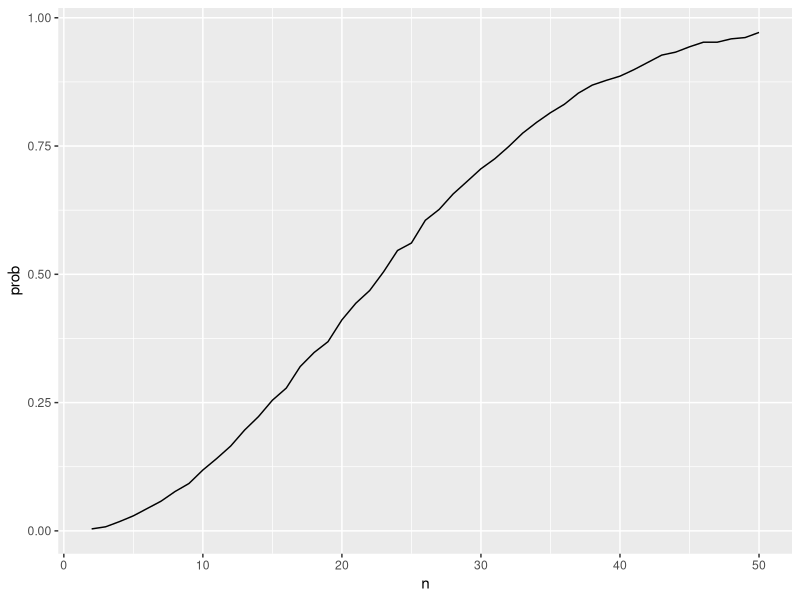
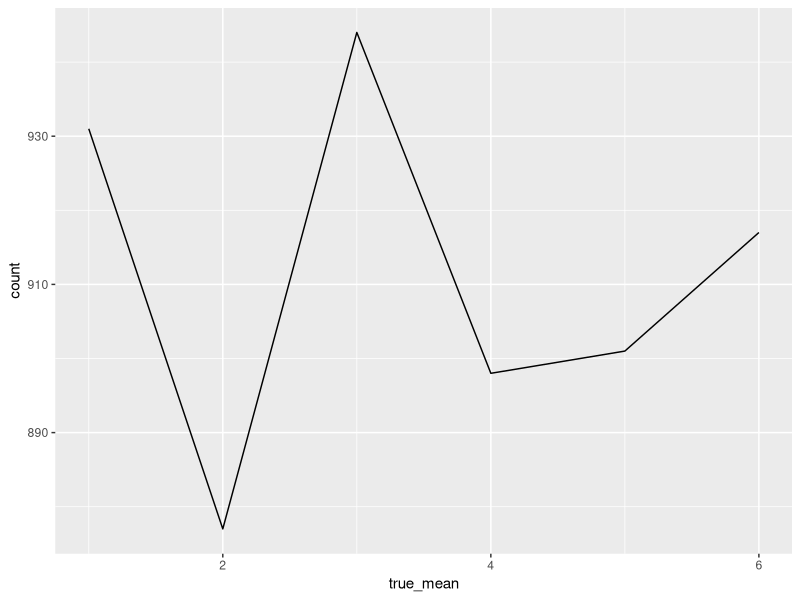
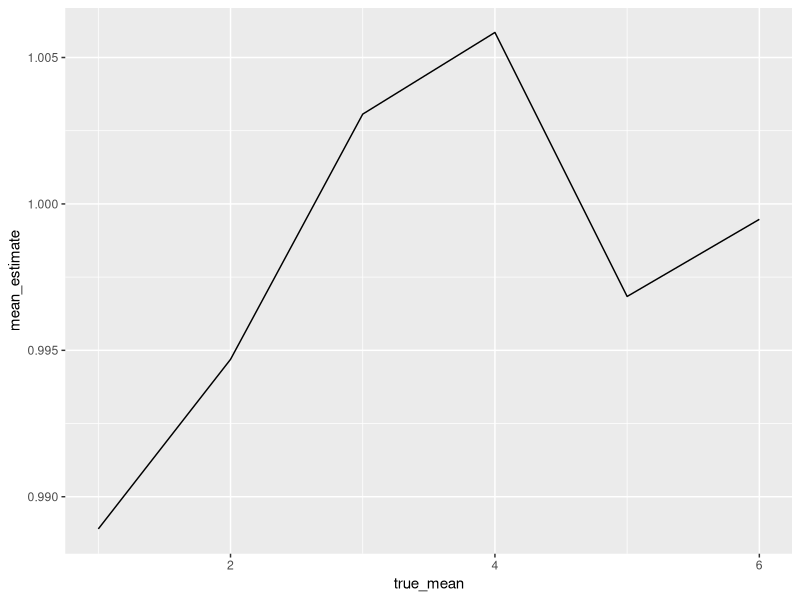
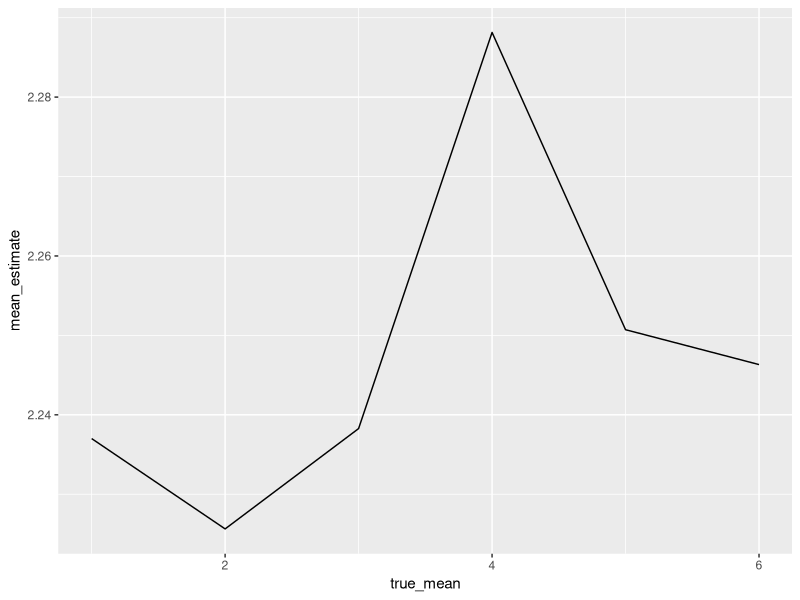

Write R code to recreate these figures, in order.
## ---- chunk 1
knitr::opts_chunk$set(echo = TRUE)
library(tidyverse)
## ---- chunk 2
bday_sim <- function(n) {
  bdays <- sample(1:365, size = n, replace = TRUE) 
  
  duplicate <- length(unique(bdays)) < n
  
  return(duplicate)
}

sim_res <- 
  expand_grid(
    n = 2:50, 
    iter = 1:10000
  ) %>% 
  mutate(res = map_lgl(n, bday_sim)) %>% 
  group_by(n) %>% 
  summarize(prob = mean(res))

sim_res %>% 
  ggplot(aes(x = n, y = prob)) + geom_line()
## ---- chunk 3
normal_dist <- function(n, true_mean, sd = 5) {
  sim_data <- rnorm(n = 30, mean = true_mean, sd = 5)
  t_test <- t.test(sim_data)
  results <- broom::tidy(t_test)
  
}

sim_results_df <- 
  expand_grid(
    sample_size = 30,
    true_mean = c(1,2,3,4,5,6),
    iter = 1:5000
  ) %>% 
  mutate(
    estimate_df = map(sample_size, \(x) normal_dist(x,true_mean, sd))) %>% 
      unnest(estimate_df) %>% select(estimate, p.value, true_mean) 

sim_results_df %>% 
  filter(p.value < 0.05) %>% 
  group_by(true_mean) %>% 
  summarize(count = n()) %>% 
  ggplot(aes(x = true_mean, y = count)) + geom_line()

sim_results_df %>% 
  group_by(true_mean) %>% 
  summarize(mean_estimate = mean(estimate, na.rm = TRUE)) %>% 
  ggplot(aes(x = true_mean, y = mean_estimate)) +  geom_line()

sim_results_df %>% 
  filter(p.value < 0.05) %>% 
  group_by(true_mean) %>% 
  summarize(mean_estimate = mean(estimate, na.rm = TRUE)) %>% 
  ggplot(aes(x = true_mean, y = mean_estimate))  + geom_line()
